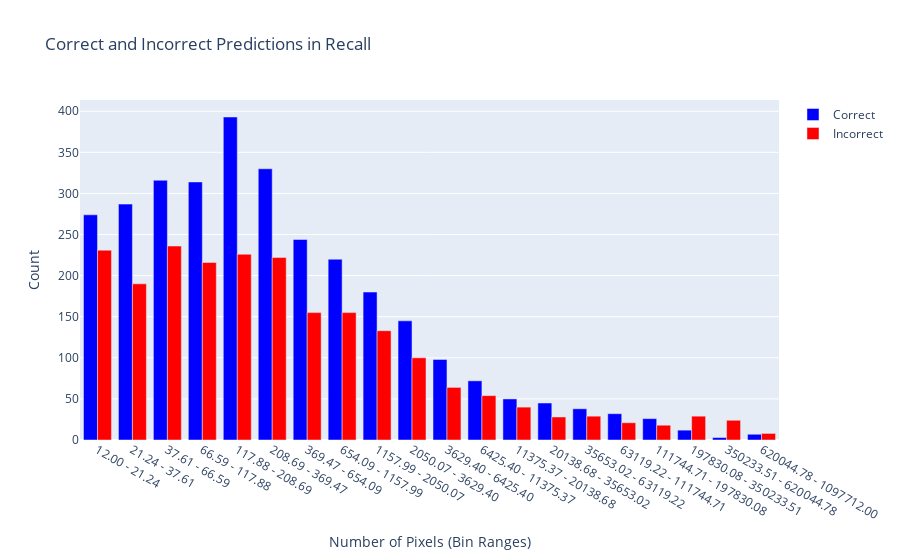

The cell this chart's notebook holds for it:
### Code cell
log_bins = np.geomspace(min(pixel_counts_recalls), max(pixel_counts_recalls), num=21)

# Correct predictions
correct_pixel_counts = [count for count, recall in zip(pixel_counts_recalls, recalls) if recall]

# Incorrect predictions
incorrect_pixel_counts = [count for count, recall in zip(pixel_counts_recalls, recalls) if not recall]

# Digitize/bucket the pixel counts into these bins for correct and incorrect predictions
correct_binned = np.digitize(correct_pixel_counts, bins=log_bins)
incorrect_binned = np.digitize(incorrect_pixel_counts, bins=log_bins)

# Count occurrences in each bin
correct_counts = [list(correct_binned).count(i) for i in range(1, len(log_bins))]
incorrect_counts = [list(incorrect_binned).count(i) for i in range(1, len(log_bins))]

# Create the bar graph with uniform width bars in log space
fig = go.Figure()

# Helper function to convert bins to strings for better labeling
def format_bins(bins):
    labels = []
    for i in range(len(bins)-1):
        labels.append(f"{bins[i]:.2f} - {bins[i+1]:.2f}")
    return labels

bin_labels = format_bins(log_bins)

# Add correct predictions bars
fig.add_trace(go.Bar(
    x=bin_labels,
    y=correct_counts,
    name='Correct',
    marker_color='Blue'
))

# Add incorrect predictions bars
fig.add_trace(go.Bar(
    x=bin_labels,
    y=incorrect_counts,
    name='Incorrect',
    marker_color='Red'
))

# Update the layout to display the bin ranges correctly
fig.update_layout(
    title='Correct and Incorrect Predictions in Recall',
    xaxis_title='Number of Pixels (Bin Ranges)',
    xaxis={'type':'category'},
    yaxis_title='Count',
    barmode='group'
)

fig.show()

accuracy = sum(recalls) / len(recalls)

print(f'Accuracy: {accuracy:.2f}')

### Figure 1 — Plotly figure (JSON) as saved in the notebook; plotly's stock layout.template omitted (floating-point values rounded to 4 significant figures)
{"data": [{"marker": {"color": "Blue"}, "name": "Correct", "type": "bar", "x": ["12.00 - 21.24", "21.24 - 37.61", "37.61 - 66.59", "66.59 - 117.88", "117.88 - 208.69", "208.69 - 369.47", "369.47 - 654.09", "654.09 - 1157.99", "1157.99 - 2050.07", "2050.07 - 3629.40", "3629.40 - 6425.40", "6425.40 - 11375.37", "11375.37 - 20138.68", "20138.68 - 35653.02", "35653.02 - 63119.22", "63119.22 - 111744.71", "111744.71 - 197830.08", "197830.08 - 350233.51", "350233.51 - 620044.78", "620044.78 - 1097712.00"], "y": [274, 287, 316, 314, 393, 330, 244, 220, 180, 145, 98, 72, 50, 45, 38, 32, 26, 12, 3, 7]}, {"marker": {"color": "Red"}, "name": "Incorrect", "type": "bar", "x": ["12.00 - 21.24", "21.24 - 37.61", "37.61 - 66.59", "66.59 - 117.88", "117.88 - 208.69", "208.69 - 369.47", "369.47 - 654.09", "654.09 - 1157.99", "1157.99 - 2050.07", "2050.07 - 3629.40", "3629.40 - 6425.40", "6425.40 - 11375.37", "11375.37 - 20138.68", "20138.68 - 35653.02", "35653.02 - 63119.22", "63119.22 - 111744.71", "111744.71 - 197830.08", "197830.08 - 350233.51", "350233.51 - 620044.78", "620044.78 - 1097712.00"], "y": [231, 190, 236, 216, 226, 222, 155, 155, 133, 100, 64, 54, 40, 28, 29, 21, 18, 29, 24, 8]}], "layout": {"barmode": "group", "title": {"text": "Correct and Incorrect Predictions in Recall"}, "xaxis": {"title": {"text": "Number of Pixels (Bin Ranges)"}, "type": "category"}, "yaxis": {"title": {"text": "Count"}}}}
